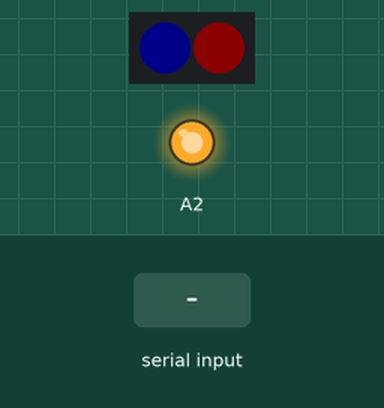
The sketch below on a simulated Arduino Mega 2560, built with avr-gcc and run on an emulated ATmega2560. Parts: 2 RGB LEDs in strip order, left to right, output pins drawn as LEDs (lit = HIGH). The inputs (shaded band) are chosen by the test bench. Dim RGB values are drawn brighter than linear; what the sketch prints to the serial monitor is not drawn.

Above: at 1.12 s.
At 2.2 s:
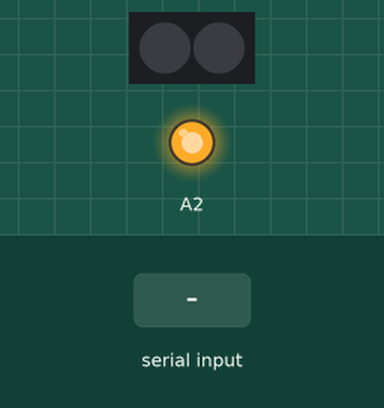
2.3 s: "1" received over the second serial link
At 3.58 s:
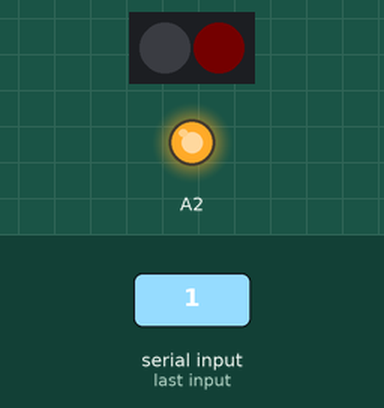
Timing chart, 0 to 11.3 s (numbered marks = the images above; inputs shaded):
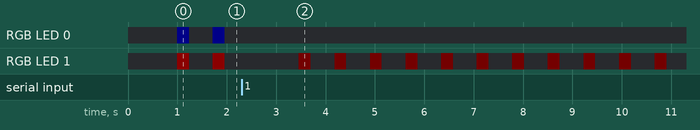

The sketch:

FastLEDserialCmd.ino
```cpp
/* FastLEDserialCommand adapted from FastLEDwaveTrain
    Uses one or two flashing Neopixls on Mega, with color values input
    over Serial1 from another device, e.g. Simblee module linked w/
    BLE to phone app. To test sending of byte array. Can mod to get
    byte input from ser mon.

    Uses: FastLED, map, setBrightness,
*/


#include "FastLED.h"
// How many leds to control?
#define NUM_LEDS 2  // ok if I only use one
#define BRIGHTNESS 12
#define DATA_PIN A1  // A1 = 15 on Uno, not on Mega
#define LED_TYPE WS2812B

int R, G, B = 200; // vars used in CRGB call, read from serial, set color
int brite = 200; // to set brightness from serial input
byte inByt[5];  // array of 4-5 bytes input expected

// create leds color array
CRGB leds[NUM_LEDS];

void setup()
{
  pinMode(A1, OUTPUT);  // control signal
  pinMode(A2, OUTPUT);  // 5v power
  pinMode(A3, OUTPUT);  // gnd
  digitalWrite(A2, HIGH);
  digitalWrite(A3, LOW);
  // to watch in SerMon prn, may not need
  Serial.begin(9600);
  // commands come in on Ser1
  Serial1.begin(9600);  // 18 = Tx, 19 = Rx

  delay(1000);
  // Uncomment/edit one of the following lines for your led type
  // FastLED.addLeds<WS2811, DATA_PIN, RGB>(leds, NUM_LEDS);
  // FastLED.addLeds<WS2812, DATA_PIN, RGB>(leds, NUM_LEDS);

  FastLED.addLeds<LED_TYPE, DATA_PIN, GRB>(leds, NUM_LEDS);

  FastLED.setBrightness( BRIGHTNESS );

}  // end setup

void loop()
{ // void * memset ( void * ptr, int value, size_t num );
  memset(inByt, 0, 5);  // now all null or '0'?

  // read input to Serial1 from Simblee et. al., put values in color vars
  if (Serial1.available() > 0)
  { delay(20);
    Serial1.readBytes(inByt, 5); // incoming bytes --> inByt array
    Serial.print("inByt using .write ");
    Serial.write(inByt, 5);
    while (Serial1.read() != -1); // clear the input buffer (should be already)
    // give RGB vars the new values;
    R = inByt[0];
    G = inByt[1];
    B = inByt[2];
    brite = inByt[3];
    // print new data in Ser Mon
    for (int i = 0; i < sizeof(inByt); i++)
    { Serial.print(inByt[i]);  // prints bytes as ascii number
      Serial.print(" ");
    }
    Serial.println();
// moved here to stop bright flash on any update
    brite = map(brite, 1, 255, 1, 44); // map input byte range to briteness
    FastLED.setBrightness(brite);
  }  // end ser1.avail
  //  Serial.write(inByt, 5); // this prints w/ line ends since [4]=10
  //  filtered input for valid data, but not needed here
  //  if (inByt[0] != 0)
  //  { }  moved var reset to ser1.avail

  // Turn the lites on, pause, then off; freq = 720 msec/ loop total

  // use color params from ser. input
  leds[0] =  CRGB(R, G, B);

  leds[1] = CRGB::Red;

  //    leds[0] = CRGB::White;
  //    leds[1] = CRGB::White;

  FastLED.show();  // flash new colors
  delay(240);

  leds[0] = CRGB::Black;
  leds[1] = CRGB::Black;

  FastLED.show();

  delay(480);

}  // end loop
```
